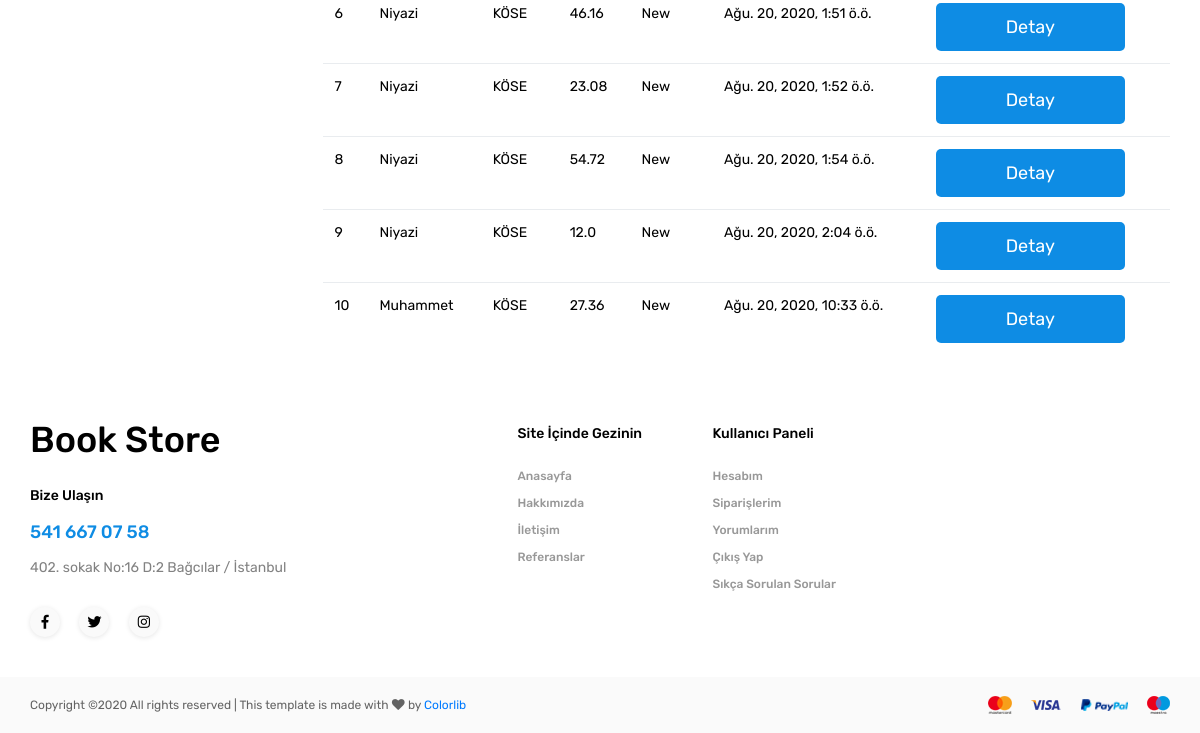
The page /user/orders/ (signed in, lower part) on the database as committed earlier.
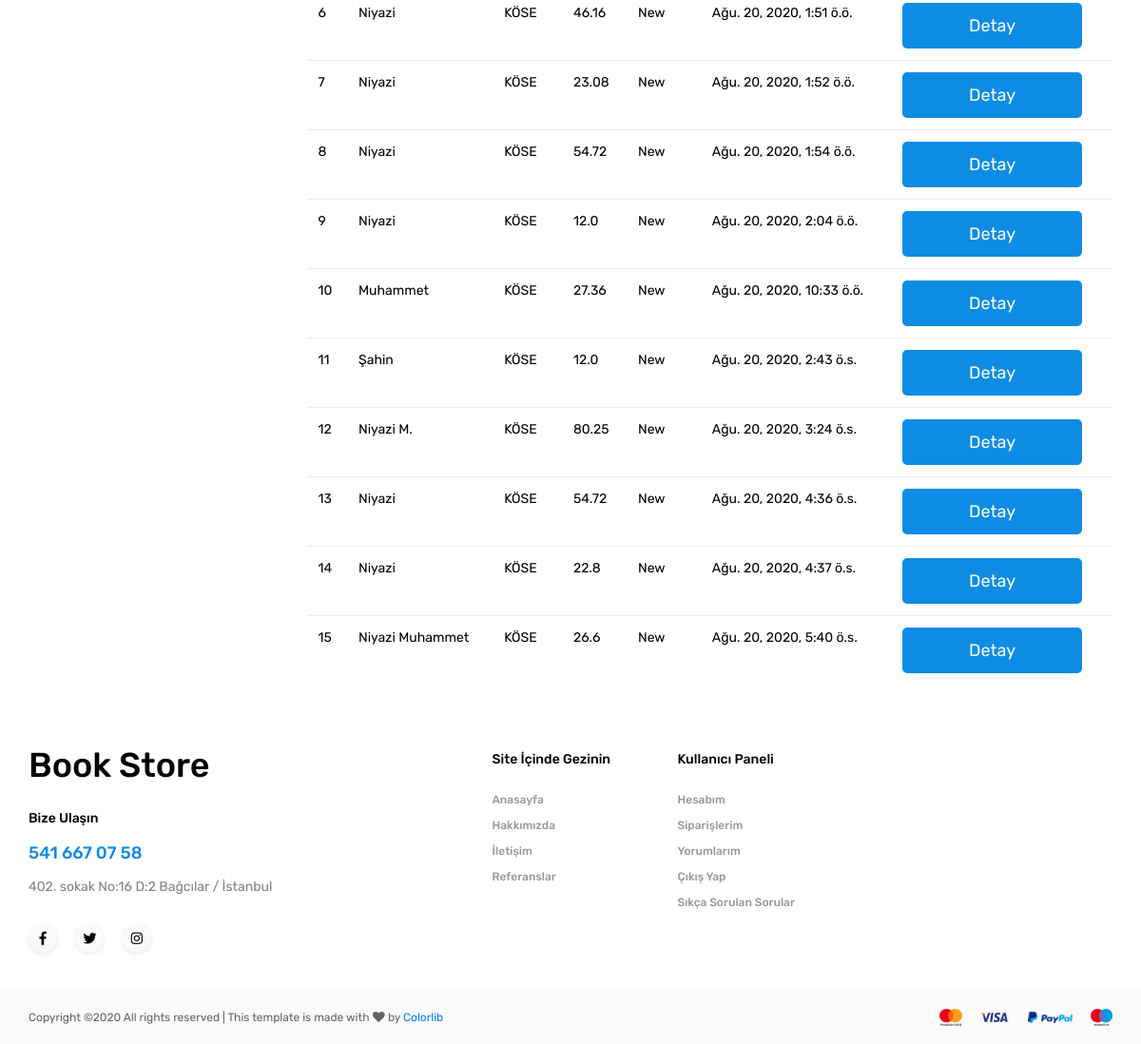
The same page on the database as committed later.
### order/models.py (models this page shows, shortened)
class Order(models.Model):
    STATUS = (
        ('New', 'New'),
        ('Accepted', 'Accepted'),
        ('Completed', 'Completed'),
        ('Canceled', 'Canceled'),
    )
    user = models.ForeignKey(User, on_delete=models.SET_NULL, null=True)
    code = models.CharField(max_length=5, editable=False)
    first_name = models.CharField(max_length=20)
    last_name = models.CharField(max_length=10)
    phone = models.CharField(blank=True, max_length=20)
    address = models.CharField(blank=True, max_length=150)
    city = models.CharField(blank=True, max_length=20)
    country = models.CharField(blank=True, max_length=20)
    total = models.FloatField()
    status = models.CharField(max_length=10, choices=STATUS, default='New')
    ip = models.CharField(blank=True, max_length=20)
    adminnote = models.CharField(blank=True, max_length=100)
    create_at = models.DateTimeField(auto_now_add=True)
    update_at = models.DateTimeField(auto_now=True)

### user/views.py (the view)
# urls.py: path('orders/', views.orders, name="orders"),
@login_required(login_url='/login') # check login
def orders(request):
    setting = Setting.objects.get(pk=1)
    category = Category.objects.all()
    current_user = request.user
    orders = Order.objects.filter(user_id=current_user.id)
    context = {
        'category': category,
        'orders': orders,
        'setting': setting,
        'page': 'user_orders'
    }
    return render(request, 'user_orders.html', context)

### user/templates/user_orders.html (shortened to what this page needs)
{% extends "homebase.html" %}
{% load static %}
{% block content %}
    <div class="shop">
        <div class="container">
            <div class="row">
                <div class ="col-md-3">
                </div>
                <div class="col-md-9">
                    <table class="table">
                        {% for rs in orders %}
                            <tr>
                                <td class="text-left">{{ rs.id }}</td>
                                <td class="text-left">{{ rs.first_name }}</td>
                                <td class="text-left">{{ rs.last_name }}</td>
                                <td class="text-left">{{ rs.total }}</td>
                                <td class="text-left">{{ rs.status }}</td>
                                <td class="text-left">{{ rs.create_at }}</td>
                                <td class="text-left"><button class="button cart_button"><a href="/user/orderdetail/{{ rs.id }}">Detay</a></button></td>
                            </tr>
                        {% endfor %}
                    </table>
                </div>
            </div>
        </div>
    </div>
{% endblock %}

Rows that differ between the two databases and show on the page:
added Order: id "11", first_name "Şahin", last_name "KÖSE", total "12.0", status "New", create_at "Ağu. 20, 2020, 2:43 ö.s."
added Order: id "12", first_name "Niyazi M.", last_name "KÖSE", total "80.25", status "New", create_at "Ağu. 20, 2020, 3:24 ö.s."
added Order: id "13", first_name "Niyazi", last_name "KÖSE", total "54.72", status "New", create_at "Ağu. 20, 2020, 4:36 ö.s."
added Order: id "14", first_name "Niyazi", last_name "KÖSE", total "22.8", status "New", create_at "Ağu. 20, 2020, 4:37 ö.s."
added Order: id "15", first_name "Niyazi Muhammet", last_name "KÖSE", total "26.6", status "New", create_at "Ağu. 20, 2020, 5:40 ö.s."
